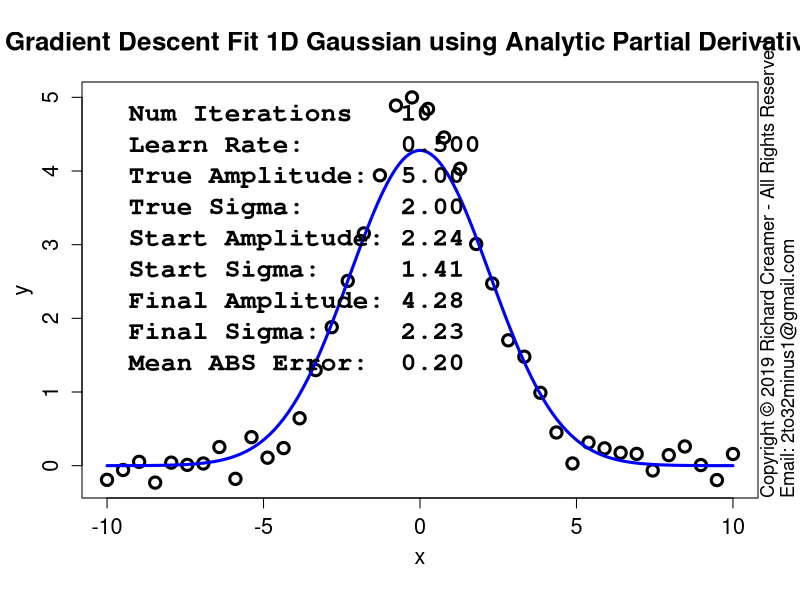

Write the R code that produced this figure.
##############################################################
### Copyright (c) Richard Creamer 2019 - All Rights Reserved
### Inquiries: email 2to32minus1@gmail.com
##############################################################

### Globals
fontScale = 1.2    # Global font size variable
lf        = 1.2    # Enlarge font of plot labels
verbose   = FALSE  # Verbose printing
lw        = 2      # Line width
xMargin   = 1      # X-axis margin for plots
yMargin   = 1      # Y-axis margin for plots
de        = 0.01   # Small constant for estimating derivatives numerically
smlPts    = 1      # Small  data point/circle
medPts    = 1.5    # Medium data point/circle
lrgPts    = 2.0    # Large  data point/circle

### Run this function to generate this plot
runFunc = function() {
	dw = 1000
	dh = 750	
	path = "D:/Code/R/LeastSquaresPlay/PlotsAndAssocCode/Plot12/"
	gd = makeGaussianTestData()
	savePngVerbose( paste(path, "Plot12.png", sep=""), 
					fitGauss1d, w=1280, h=dh, un="px", nIter=10, gd=gd )
}

### Nonlinear least-squares gradient-descent curve fitting for Gaussian
fitGauss1d = function( learnRate = 0.5, nIter=100, nPts=40, drawPointLines=FALSE, doPlot=TRUE, numDerivs=FALSE, plotContours=FALSE, gd=NULL ) {
	set.seed( 3 )
	a = s = x = y = guesses = NULL
	if ( is.null( gd ) )
		gd = makeGaussianTestData()
	a = gd$trueAmpl
	s = gd$trueSigma
	trueAmpl = gd$trueAmpl
	trueSigma = gd$trueSigma
	x = gd$x
	y = gd$y
	nPts=gd$nPts
	guesses = gd$guesses
	aEst = guesses$a
	sEst = guesses$s
	da = 0
	ds = 0
	amplLegs = c( aEst )
	sigmaLegs = c( sEst )
	if ( nIter > 0 ) {
		# Basic implementation of Gradient Descent
		for ( i in 1:nIter ) {
			da = if ( numDerivs ) gaussDeDaNum( x, y, aEst, sEst ) else gaussDeDa( x, y, aEst, sEst )
			ds = if ( numDerivs ) gaussDeDsNum( x, y, aEst, sEst ) else gaussDeDs( x, y, aEst, sEst )
			aEst = aEst - learnRate * da
			sEst = sEst - learnRate * ds
			amplLegs[ length(amplLegs) + 1 ] = aEst
			sigmaLegs[ length(sigmaLegs) + 1 ] = sEst
			if ( verbose )
				print( sprintf( "Mean ABS fit error: %f\n", meanGaussAbsErr( x, y, aEst, sEst ) ) )
		}
	}
	finalMeanAbsFitError = meanGaussAbsErr( x, y, aEst, sEst )
	if ( doPlot) {
		plotTitle = "Gradient Descent Fit 1D Gaussian using Analytic Partial Derivatives"
		if ( numDerivs )
			plotTitle = "Gradient Descent Fit 1D Gaussian using Numerical Est. Partial Derivatives"
		plot( x, y, cex.lab=lf, xlab="", ylab="", main=plotTitle, cex=medPts, lwd=lw+1, cex.main=1.3*fontScale, cex.axis=1.3 )
		addAxisLabels()	
		predX = seq( x[1], x[length(x)], length.out=200 )
		predY = gauss1dFunc( predX, aEst, sEst )
		lines( predX, predY, col="blue", lwd=lw+1 )
		if ( drawPointLines )
			segments( x, y, x, gauss1dFunc( x, aEst, sEst ), col = "red" )
		legText = c()		
		legText[length(legText)+1] = sprintf( "Num Iterations   %d", nIter )
		legText[length(legText)+1] = sprintf( "Learn Rate:      %.3f", learnRate )
		legText[length(legText)+1] = sprintf( "True Amplitude:  %.2f", a )
		legText[length(legText)+1] = sprintf( "True Sigma:      %.2f", s )
		legText[length(legText)+1] = sprintf( "Start Amplitude: %.2f", guesses$a )
		legText[length(legText)+1] = sprintf( "Start Sigma:     %.2f", guesses$s )
		legText[length(legText)+1] = sprintf( "Final Amplitude: %.2f", aEst )
		legText[length(legText)+1] = sprintf( "Final Sigma:     %.2f", sEst )
		legText[length(legText)+1] = sprintf( "Mean ABS Error:  %.2f", meanGaussAbsErr( x, y, aEst, sEst ) )
		legLtys = seq( from=0, to=0, length=length(legText) )
		parSave = par( family="mono", font=2 )		
		legend( "topleft", inset=c(0,0), legend=legText, lty=legLtys, box.col="transparent", cex=1.3*fontScale, bg="transparent" )
		par( parSave )
	}
	if ( plotContours ) {
		plotGaussErrorContours( gd=gd )
		lines( amplLegs, sigmaLegs, col="red", lwd=lw )
	}
	return( list( x=x, y=y, a=aEst, s=sEst, meanAbsFitError=finalMeanAbsFitError, amplLegs=amplLegs, sigmaLegs=sigmaLegs, lr=learnRate ) )
}

### Shared use case Gaussian data set generator used by several cooperating functions
makeGaussianTestData = function( trueAmpl=5, trueSigma=2, aGuess=sqrt(trueAmpl), sGuess=sqrt(trueSigma), nPts=40 ) {
	set.seed( 3 )
	x = seq( -5*trueSigma, 5*trueSigma, length=nPts )
	y = gauss1dFunc( x, trueAmpl, trueSigma ) + rnorm( length(x), sd=0.2 )
	guesses = list( a=aGuess, s=sGuess )
	tuple = list( trueAmpl=trueAmpl, trueSigma=trueSigma, x=x, y=y, nPts=nPts, guesses=guesses )
	return( tuple )
}

### Compute mean SSD Gaussian cost function over a grid of Amplitude and Sigma values
### Note: returned matrix may need to be transposed for some functions such as contour()
### TODO: Try to use outer()
getGaussErrorGrid = function( errorFunc, ampls, sigmas, x, y ) {
	nr = length( sigmas )
	nc = length( ampls )
	z = matrix( nrow=nr, ncol=nc )	
	for ( row in 1:nr ) {     # loop over y-coordinates (sigma)
		sigma = sigmas[row]
		for ( col in 1:nc ) { # loop over x-coordinates (amplitude)
			ampl = ampls[col]
			z[row, col] = errorFunc( x, y, a=ampl, sigma=sigma )
		}
	}
	return( z )
}

### 2D plot error contours for range of Amplitude and Sigma values
### Amplitude maps to x-axis, Sigma maps to y-axis
plotGaussErrorContours = function( nLevels=30, customTitle="", drawGradVecs=FALSE, normGradVecs=TRUE, gd=NULL ) {
	set.seed( 3 )
	if ( is.null( gd ) )
		gd = makeGaussianTestData()
	a = gd$trueAmpl
	s = gd$trueSigma
	x = gd$x
	y = gd$y
	minAmpl  = a * 0.1;	maxAmpl  = a * 1.7
	minSigma = s * 0.1;	maxSigma = s * 1.7
	# Adjust ranges so plot is square
	deltaA = maxAmpl - minAmpl
	deltaS = maxSigma - minSigma
	maxDelta = if ( deltaA > deltaS ) deltaA else deltaS
	if ( deltaA > deltaS ) {
		maxSigma = minSigma + maxDelta
	} else {
		maxAmpl = minAmpl + maxDelta
	}
	nr = 200
	nc = 200
	ampls = seq( minAmpl, maxAmpl, length.out=nc )
	sigmas = seq( minSigma, maxSigma, length.out=nr )
	z = getGaussErrorGrid( meanGaussSsdErr, ampls, sigmas, x, y )
	xLim1 = minAmpl
	xLim2 = maxAmpl
	yLim1 = minSigma
	yLim2 = maxSigma
	plotTitle = ""
	if ( !drawGradVecs ) {
		plotTitle = sprintf( "1D Gaussian Cost Function Contours\nTrue Model: Amplitude = %.1f  Sigma = %.1f (noise added)", a, s )
	} else if ( normGradVecs ) {
		plotTitle = sprintf( "1D Gaussian Cost Function Contours w/Gradient (Unit) Vectors\nTrue Model: Amplitude = %.1f  Sigma = %.1f (noise added)", a, s )
	} else {
		plotTitle = sprintf( "1D Gaussian Cost Function Contours w/Gradient Vectors\nTrue Model: Amplitude = %.1f  Sigma = %.1f (noise added)", a, s )
	}
	if ( customTitle != "" )
		plotTitle = customTitle
	xform = contour( ampls, sigmas, t(z), axes=FALSE, cex.lab=lf, main=plotTitle, asp=1.0,
					 xlab="", ylab="", labcex=1.2, nlevels=nLevels, cex.main=1.3*fontScale, cex.axis=1.3 )
	xAxisMin = ceiling( gpl()$xLim[1] )
	xAxisMax = floor( gpl()$xLim[2] )
	yAxisMin = ceiling( gpl()$yLim[1] )
	yAxisMax = floor( gpl()$yLim[2] )
	axis( side=1, at=xAxisMin:xAxisMax, cex.axis=1.3 )
	axis( side=2, at=yAxisMin:yAxisMax, cex.axis=1.3 )
	addAxisLabels( xLabel="Amplitude", yLabel="Sigma" )
	box()
	xLimits = axisLimits( x )
	yLimits = axisLimits( y )
	lines( c(-1,12), c( s, s ), col="blue", lwd=lw )
	lines( c( a, a), c(-1,10), col="blue", lwd=lw )
	if ( drawGradVecs ) {
		gradPtsX1 = c()
		gradPtsY1 = c()
		gradPtsX2 = c()
		gradPtsY2 = c()
		gridSize=13
		for ( sigma in seq( from=sigmas[2], to=sigmas[length(sigmas)-1], length=gridSize ) ) {
			for ( ampl in seq( from=ampls[2], to=ampls[length(ampls)-1], length=gridSize ) ) {
				gradPtsX1[length(gradPtsX1)+1] = ampl
				gradPtsY1[length(gradPtsY1)+1] = sigma
				da = gaussDeDa( x, y, ampl, sigma )
				ds = gaussDeDs( x, y, ampl, sigma )
				mag = sqrt( da*da + ds*ds )
				if ( normGradVecs ) {
					da = da/mag/4 # hard-coded case-specific scale factor, unit vecs a bit too long for plot
					ds = ds/mag/4
				} else {
					da = da * 0.22 # hard-coded case-specific scale factor
					ds = ds * 0.22
				}
				gradPtsX2[length(gradPtsX2)+1] = ampl  - da
				gradPtsY2[length(gradPtsY2)+1] = sigma - ds
			}
		}
		points( gradPtsX1, gradPtsY1, col="blue", lwd=lw )
		arrows( gradPtsX1, gradPtsY1, gradPtsX2, gradPtsY2, col="blue", lwd=lw, cex=medPts, angle=15, length=0.125 )
	}
}

### Gaussian error/cost function - SSD
meanGaussSsdErr = function( x, y, a, sigma ) {
	return( (1/length(x)) * sum( (gauss1dFunc( x, a, sigma ) - y)^2 ) )
}

### Gaussian error/cost function - abs() of line lengths (not squared)
meanGaussAbsErr = function( x, y, a, sigma ) {
	return( (1/length(x)) * sum( abs(gauss1dFunc( x, a, sigma ) - y) ) )
}

### Analytical/exact partial derivative of error/cost function wrt Amplitude
gaussDeDa = function( x, y, a, sigma ) {
	term1 = sum( gauss1dFunc(x, a, sigma) * exp( -0.5 * (x/sigma)^2) )
	term2 = sum( y * exp( -0.5 * (x/sigma)^2) )
	return( 2 * ( term1 - term2 )/length(x) )
}

### Numerical estimation of partial derivative of error/cost function wrt Amplitude
gaussDeDaNum = function( x, y, a, sigma ) {
	e1 = meanGaussSsdErr( x, y, a, sigma )
	e2 = meanGaussSsdErr( x, y, a + de, sigma )
	return( (e2 - e1)/de )
}

### Analytical/exact partial derivative of error/cost function wrt Sigma
gaussDeDs = function( x, y, a, sigma ) {
	v = 2*a/sigma^3
	term1 = sum( gauss1dFunc(x, a, sigma) * x^2 * exp( -0.5 * (x/sigma)^2) )
	term2 = sum( x^2 * y * exp( -0.5 * (x/sigma)^2) )
	return( v * ( term1 - term2 )/length(x) )
}

### Numerical estimation of partial derivative of error/cost function wrt Sigma
gaussDeDsNum = function( x, y, a, sigma ) {
	e1 = meanGaussSsdErr( x, y, a, sigma )
	e2 = meanGaussSsdErr( x, y, a, sigma + de )
	return( (e2 - e1)/de )
}

### 1D Gaussian
gauss1dFunc = function( x, a, sigma ) {
	return( a * exp( -0.5 * (x/sigma)^2 ) )
}

### Shared use case Gaussian data set generator used by several cooperating functions
makeGaussianTestData = function( trueAmpl=5, trueSigma=2, aGuess=sqrt(trueAmpl), sGuess=sqrt(trueSigma), nPts=40 ) {
	set.seed( 3 )
	x = seq( -5*trueSigma, 5*trueSigma, length=nPts )
	y = gauss1dFunc( x, trueAmpl, trueSigma ) + rnorm( length(x), sd=0.2 )
	guesses = list( a=aGuess, s=sGuess )
	tuple = list( trueAmpl=trueAmpl, trueSigma=trueSigma, x=x, y=y, nPts=nPts, guesses=guesses )
	return( tuple )
}

### Convience method to add x/y axis labels
addAxisLabels = function( xLabel="x", yLabel="y", cexVal=1.3 ) {
	mtext( text=xLabel, side=1, line=2.5, cex=cexVal )
	mtext( text=yLabel, side=2, line=2.5, cex=cexVal )
}

### Save to PNG file, specify width and height
savePngVerbose = function( path, plotFunc, w=512, h=512, un="px", doCopyright=TRUE, ... ) {
	png( filename = path, type="cairo", units=un, width=w, height=h, pointsize=12, res=96 )
	plotFunc( ... )
	if ( doCopyright )
		addCopyright()
	dev.off()
}

### Add copyright notice to plot via text()
addCopyright = function() {
	mtext( "Copyright \uA9 2019 Richard Creamer - All Rights Reserved", side=4, line=0, adj=0, cex=1.1 )
	mtext( "Email: 2to32minus1@gmail.com", side=4, line=1, adj=0, cex=1.1 )
}

runFunc()
